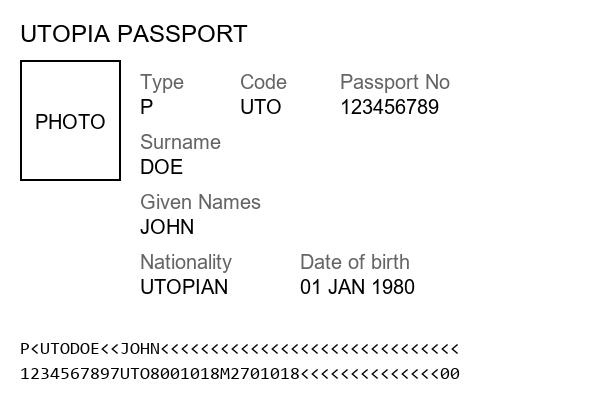
#> input picture sample_passport.jpg, 600 x 400 px
$ python -i preprocessor.py   (imports and definitions only)
#> lines starting #> are read from the running program, lines starting #| are printed output that depends on the picture; after the words box and inside, x2 and y2 are one past the last pixel; in counts of white or black regions, pixels touching at a corner belong together
#> further down, picture is the input picture: shape (400, 600, 3); min 0, max 255, mean 245.6
import cv2
import numpy as np
from PIL import Image

def load_image(path):
    """
    Loads an image from the specified path using OpenCV.
    """
    try:
        image = cv2.imread(path)
        if image is None:
            raise FileNotFoundError(f"Image not found at path: {path}")
        return image
    except Exception as e:
        raise RuntimeError(f"Error loading image: {e}")

def preprocess_image(image):
    """
    Prepares the image for OCR by converting to grayscale, removing noise,
    and applying thresholding.
    """
    # Convert to grayscale
    gray = cv2.cvtColor(image, cv2.COLOR_BGR2GRAY)

    # Apply Gaussian Blur to remove noise
    blur = cv2.GaussianBlur(gray, (5, 5), 0)
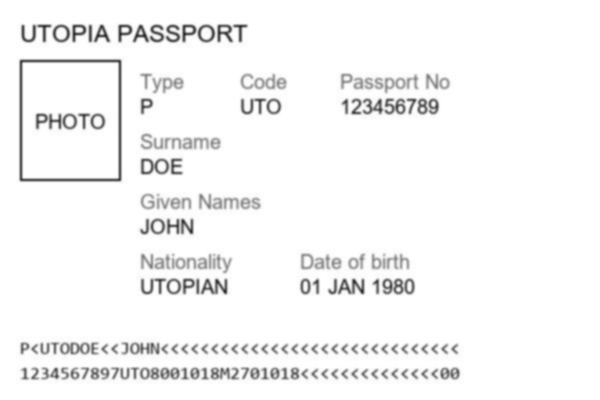
#> blur: shape (400, 600); min 38, max 255, mean 245.6

    # Adaptive Thresholding to binarize the image (handle uneven lighting)
    # Block size and C constant might need tuning based on image resolution
    thresh = cv2.adaptiveThreshold(blur, 255, cv2.ADAPTIVE_THRESH_GAUSSIAN_C,
                                   cv2.THRESH_BINARY, 11, 2)
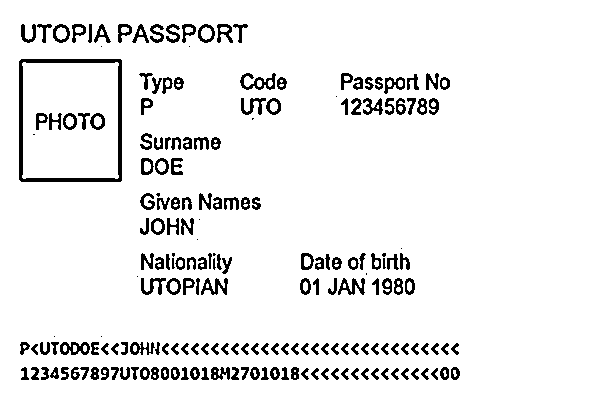
#> thresh: shape (400, 600); 92.9% white; 202 black regions (16 under 20 px), largest, box (x1, y1, x2, y2) and area: (19, 59, 122, 182) 1712, (240, 73, 276, 90) 274, (60, 342, 90, 355) 235

    return gray, thresh

def correct_skew(image):
    """
    Detects and corrects skew in the image using minAreaRect.
    """
    # Use the thresholded image for contour detection
    gray, thresh = preprocess_image(image)

    # Invert the image (text is usually black on white, we want white on black for contours)
    coords = np.column_stack(np.where(thresh > 0))
#> coords = 223077 pairs, first value 0 to 399, second value 0 to 599

    # If the image is mostly white (standard document), we might want to invert logic
    # But usually adaptive threshold gives a good edge map.
    # Let's try a safer approach: find the largest contour which is likely the card boundary

    # For text skew, we can use the text lines themselves
    # But for now, let's implement a simple rotation based on edges

    edges = cv2.Canny(gray, 50, 150, apertureSize=3)
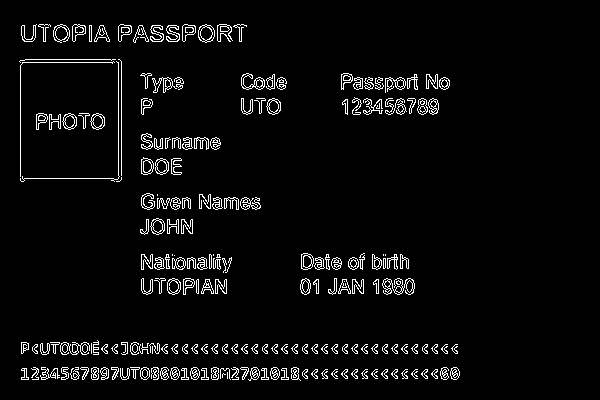
#> edges: shape (400, 600); 4.4% white in thin lines or dots, all inside (x1, y1, x2, y2) = (19, 24, 460, 381)
    lines = cv2.HoughLinesP(edges, 1, np.pi/180, 100, minLineLength=100, maxLineGap=10)
#> lines = 23 rows, first 6: [21, 369, 458, 369], [21, 377, 458, 377], [24, 375, 459, 375], [21, 344, 457, 344], [24, 372, 459, 372], [24, 373, 459, 373]

    angle = 0.0
    if lines is not None:
        angles = []
        for line in lines:
            x1, y1, x2, y2 = line[0]
            if x2 - x1 == 0: continue
            rads = np.arctan2((y2 - y1), (x2 - x1))
            deg = np.degrees(rads)
            if -45 < deg < 45: # Only consider horizontal-ish lines
                angles.append(deg)
#> this loop made 23 passes
#> (x1, y1, x2, y2) on passes 1 to 12: (21, 369, 458, 369), (21, 377, 458, 377), (24, 375, 459, 375), (21, 344, 457, 344), (24, 372, 459, 372), (24, 373, 459, 373), (24, 374, 459, 374), (21, 347, 456, 347), (121, 179, 121, 61), (24, 371, 459, 371), (35, 353, 457, 353), (21, 350, 456, 350)
#> after the loop, angles = [0, 0, 0, 0, 0, 0, 0, 0, 0, 0, 0, 0, 0, 0, 0, 0, 0, 0, 0, 0]

        if angles:
            angle = np.median(angles)
#> angle = 0

    if abs(angle) > 0.5:
        (h, w) = image.shape[:2]
        center = (w // 2, h // 2)
        M = cv2.getRotationMatrix2D(center, angle, 1.0)
        rotated = cv2.warpAffine(image, M, (w, h), flags=cv2.INTER_CUBIC, borderMode=cv2.BORDER_REPLICATE)
        return rotated

    return image

def pil_to_cv2(pil_image):
    return cv2.cvtColor(np.array(pil_image), cv2.COLOR_RGB2BGR)

def cv2_to_pil(cv_image):
    return Image.fromarray(cv2.cvtColor(cv_image, cv2.COLOR_BGR2RGB))

>>> import cv2
>>> picture = cv2.imread('../sample_passport.jpg')
>>> result = correct_skew(picture)
